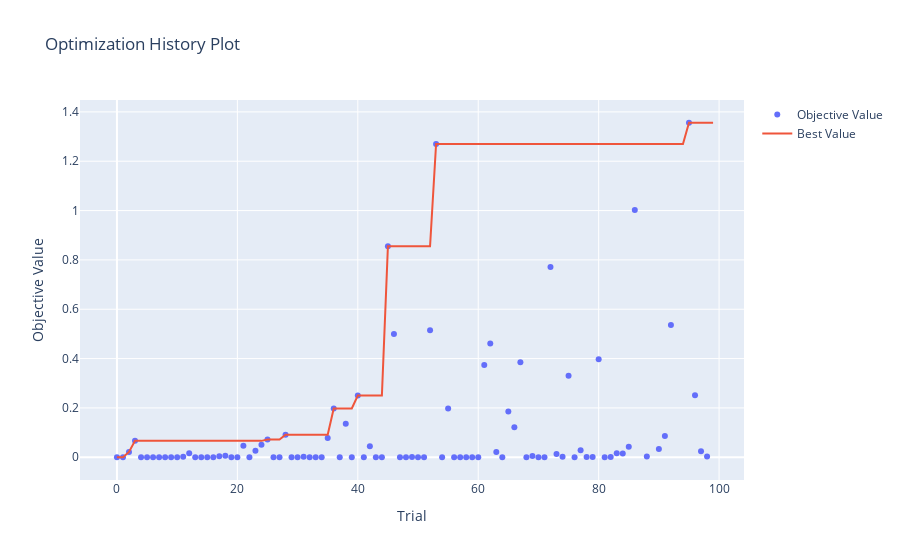
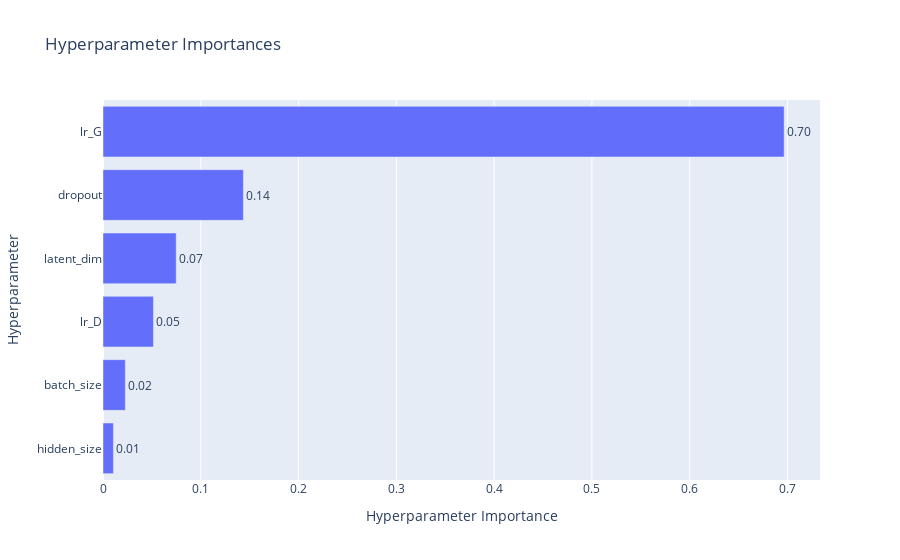

These figures' notebook cell, in order:
### Code cell
study.best_params
# Optional: Plot optimization history
try:
    import plotly
    optuna.visualization.plot_optimization_history(study).show()
    optuna.visualization.plot_param_importances(study).show()
except ImportError:
    print("Install plotly for visualization: pip install plotly")

### Figure 1 — Plotly figure (JSON) as saved in the notebook; plotly's stock layout.template omitted (floating-point values rounded to 4 significant figures)
{"data": [{"mode": "markers", "name": "Objective Value", "type": "scatter", "x": [0, 1, 2, 3, 4, 5, 6, 7, 8, 9, 10, 11, 12, 13, 14, 15, 16, 17, 18, 19, 20, 21, 22, 23, 24, 25, 26, 27, 28, 29, 30, 31, 32, 33, 34, 35, 36, 37, 38, 39, 40, 41, 42, 43, 44, 45, 46, 47, 48, 49, 50, 51, 52, 53, 54, 55, 56, 57, 58, 59, 60, 61, 62, 63, 64, 65, 66, 67, 68, 69, 70, 71, 72, 73, 74, 75, 76, 77, 78, 79, 80, 81, 82, 83, 84, 85, 86, 88, 90, 91, 92, 95, 96, 97, 98], "y": [0, 0, 0.02159, 0.06643, 0, 0, 0, 0, 0, 0, 0, 0.002528, 0.01606, 0, 0, 0, 0, 0.004153, 0.005836, 0, 0, 0.04616, 0, 0.02682, 0.05022, 0.07206, 0, 0, 0.09087, 0, 0, 0.001825, 0, 0, 0, 0.07776, 0.1974, 0, 0.136, 0, 0.2502, 0, 0.04461, 0, 0, 0.855, 0.4994, 0, 0, 0.001395, 0, 0, 0.5147, 1.27, 0, 0.1977, 0, 0, 0, 6.349e-05, 0, 0.374, 0.4614, 0.02169, 0, 0.1857, 0.1213, 0.3854, 0, 0.004837, 0, 0, 0.7716, 0.01366, 0.001698, 0.3303, 0, 0.0286, 0.0008231, 0.0007127, 0.3974, 0, 0.001015, 0.01597, 0.01484, 0.04243, 1.002, 0.002813, 0.03382, 0.08612, 0.5361, 1.356, 0.251, 0.0246, 0.002657]}, {"mode": "lines", "name": "Best Value", "type": "scatter", "x": [0, 1, 2, 3, 4, 5, 6, 7, 8, 9, 10, 11, 12, 13, 14, 15, 16, 17, 18, 19, 20, 21, 22, 23, 24, 25, 26, 27, 28, 29, 30, 31, 32, 33, 34, 35, 36, 37, 38, 39, 40, 41, 42, 43, 44, 45, 46, 47, 48, 49, 50, 51, 52, 53, 54, 55, 56, 57, 58, 59, 60, 61, 62, 63, 64, 65, 66, 67, 68, 69, 70, 71, 72, 73, 74, 75, 76, 77, 78, 79, 80, 81, 82, 83, 84, 85, 86, 87, 88, 89, 90, 91, 92, 93, 94, 95, 96, 97, 98, 99], "y": [0, 0, 0.02159, 0.06643, 0.06643, 0.06643, 0.06643, 0.06643, 0.06643, 0.06643, 0.06643, 0.06643, 0.06643, 0.06643, 0.06643, 0.06643, 0.06643, 0.06643, 0.06643, 0.06643, 0.06643, 0.06643, 0.06643, 0.06643, 0.06643, 0.07206, 0.07206, 0.07206, 0.09087, 0.09087, 0.09087, 0.09087, 0.09087, 0.09087, 0.09087, 0.09087, 0.1974, 0.1974, 0.1974, 0.1974, 0.2502, 0.2502, 0.2502, 0.2502, 0.2502, 0.855, 0.855, 0.855, 0.855, 0.855, 0.855, 0.855, 0.855, 1.27, 1.27, 1.27, 1.27, 1.27, 1.27, 1.27, 1.27, 1.27, 1.27, 1.27, 1.27, 1.27, 1.27, 1.27, 1.27, 1.27, 1.27, 1.27, 1.27, 1.27, 1.27, 1.27, 1.27, 1.27, 1.27, 1.27, 1.27, 1.27, 1.27, 1.27, 1.27, 1.27, 1.27, 1.27, 1.27, 1.27, 1.27, 1.27, 1.27, 1.27, 1.27, 1.356, 1.356, 1.356, 1.356, 1.356]}, {"marker": {"color": "#cccccc"}, "mode": "markers", "name": "Infeasible Trial", "showlegend": false, "type": "scatter", "x": [], "y": []}], "layout": {"title": {"text": "Optimization History Plot"}, "xaxis": {"title": {"text": "Trial"}}, "yaxis": {"title": {"text": "Objective Value"}}}}

### Figure 2 — Plotly figure (JSON) as saved in the notebook; plotly's stock layout.template omitted (floating-point values rounded to 4 significant figures)
{"data": [{"cliponaxis": false, "hovertemplate": ["hidden_size (IntDistribution): 0.010631876979951214<extra></extra>", "batch_size (CategoricalDistribution): 0.02280759725708059<extra></extra>", "lr_D (FloatDistribution): 0.05158245825783723<extra></extra>", "latent_dim (IntDistribution): 0.07485194648633108<extra></extra>", "dropout (FloatDistribution): 0.14355508911710393<extra></extra>", "lr_G (FloatDistribution): 0.696571031901696<extra></extra>"], "name": "Objective Value", "orientation": "h", "text": ["0.01", "0.02", "0.05", "0.07", "0.14", "0.70"], "textposition": "outside", "type": "bar", "x": [0.01063, 0.02281, 0.05158, 0.07485, 0.1436, 0.6966], "y": ["hidden_size", "batch_size", "lr_D", "latent_dim", "dropout", "lr_G"]}], "layout": {"title": {"text": "Hyperparameter Importances"}, "xaxis": {"title": {"text": "Hyperparameter Importance"}}, "yaxis": {"title": {"text": "Hyperparameter"}}}}
